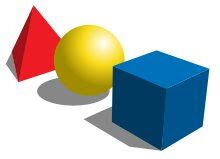
#> input picture figuras3d.jpeg, 220 x 159 px, given in place of the camera
$ python movimientoMejorado.py   (older library calls are emulated)
#> lines starting #> are read from the running program, lines starting #| are printed output that depends on the picture
#DETECTANDO MOV CON UN PUNTO
import cv2
import numpy as np

cap = cv2.VideoCapture(0)

#cap.set(3,320)#Ancho
#cap.set(4,240)#Alto
# leyendo una imagen (previa) que va restar la imagen actual
_,prev = cap.read()
#> prev is the input picture: shape (159, 220, 3); mean B, G, R 184.5, 188.7, 186.9
#Convirtiendo a escala de grises
prevG = cv2.cvtColor(prev, cv2.COLOR_RGB2GRAY)
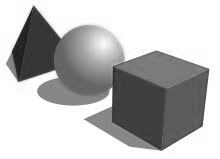
#> prevG: shape (159, 220); min 24, max 255, mean 187.3
#kernel nos va servir para eliminar el ruido. np.ones crea una matruz
kernel = np.ones((5,5),np.uint8)

font = cv2.FONT_HERSHEY_SIMPLEX

PrevCen = np.array([0,0])
while True:
    _,next = cap.read()
    #transformado a gray
    nextG = cv2.cvtColor(next, cv2.COLOR_RGB2GRAY)
    flow = np.array(abs(np.array(nextG,np.float32)-np.array(prevG,np.float32)),np.uint8)
#> flow: shape (159, 220); every value is 0
    #Ahora la diferecia va hacer la diferecia en las img formato gris
    cv2.imshow('flow',flow)
    #Habia una parte negra y la blanca que era el contorno,
    # esos espacios blancos al final tienen un valor
    #deben tener 5 5-5, y no queremos que detecte eso,
    #solo lo que se mueva y solo detectaremos los pixelex
    #que esten en un determinado rango #Diferencia mayor a 20
    rang = cv2.inRange(flow,20,255)
    cv2.imshow('rang',rang)
    #openn eliminar el ruido blanco en zonas negraas
    #closs lo contrario a open elimina el ruido en las areas blancas
    opening = cv2.morphologyEx(rang, cv2.MORPH_OPEN, kernel)
    closing = cv2.morphologyEx(opening, cv2.MORPH_CLOSE, kernel)
    cv2.imshow('closing',closing)

    _,contours,_ = cv2.findContours(closing,1,2)
#> contours = []

    M = [0,0]#creando un punto#2
    n = 0#valor para que pueda sumar#2
    for cnt in contours:#porque va detectar muchos contornos
    #Con boundingRect extrae los valores del x=punto inicial
    # final y W ancho y H alto
        x,y,w,h = cv2.boundingRect(cnt)
        # si el punto que se mueve es de 15px lo va detectar
        if w>15 and h>15 and w<200 and h<200:
            #Detectar los centros y sumarlos a un valor y al final obtener el promedio
            #de todos los contornos que se han detectado
            M[0] += x + float(w)/2.
            M[1] += y + float(h)/2.
            n += 1
#> this loop made 0 passes
#> after the loop, M = [0, 0]; n = 0
#Dibujando un circulo
    if M[0]!=0 and M[0]!=0:
        #conviriento a un array
        M = np.array(M)
        #El mov del circulo no sea tan brusco. valor 0 es en medio del mov
        NewCen = PrevCen + 0.5*(M-PrevCen)
        #buscando el centro
        cntX = int(NewCen[0]/n)
        cntY = int(NewCen[1]/n)
        #El 5 es el tamano 5 para que sea un circulo
        cv2.circle(next,(cntX,cntY),5,(130,50,200),-1)
        #el valor 10 es para que no salga en el centro del circulo
        cv2.putText(next,str(cntX)+","+str(cntY),(cntX+10,cntY+10),font,1,(130,50,200),3)
        PrevCen = NewCen

    prevG = nextG

    cv2.imshow('next',next)
    if cv2.waitKey(1) & 0xFF == ord ('q'):
#> (key Esc is pressed here)
        break

    #k = cv2.waitKey(1) & 0xFF
    #if k == 27: break

cap.release()
cv2.destroyAllWindows()

#El pixel 0.0 esta en la esqina sup izq y los ultimos estan en esq abajo a la derecha
#Flow detecta solo los contornos
#rang resalto los contrornos
#closing intento cerrar los contornos
